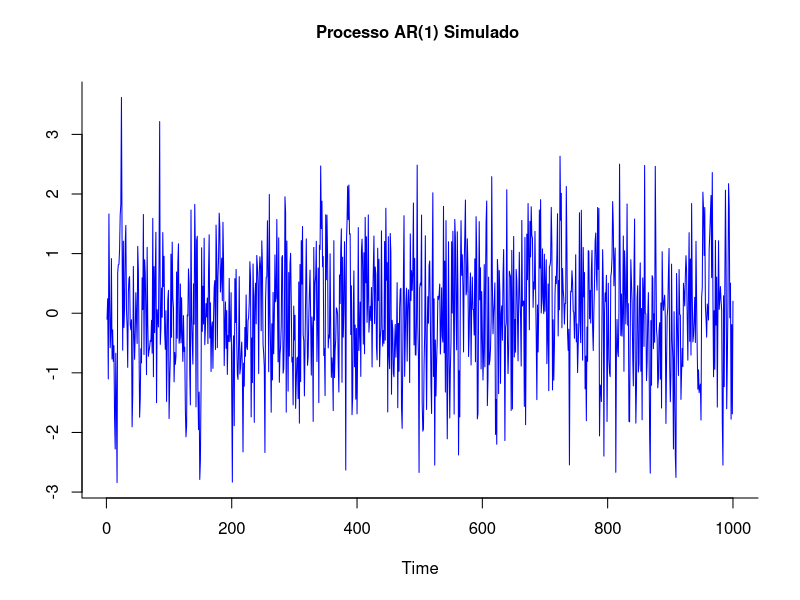
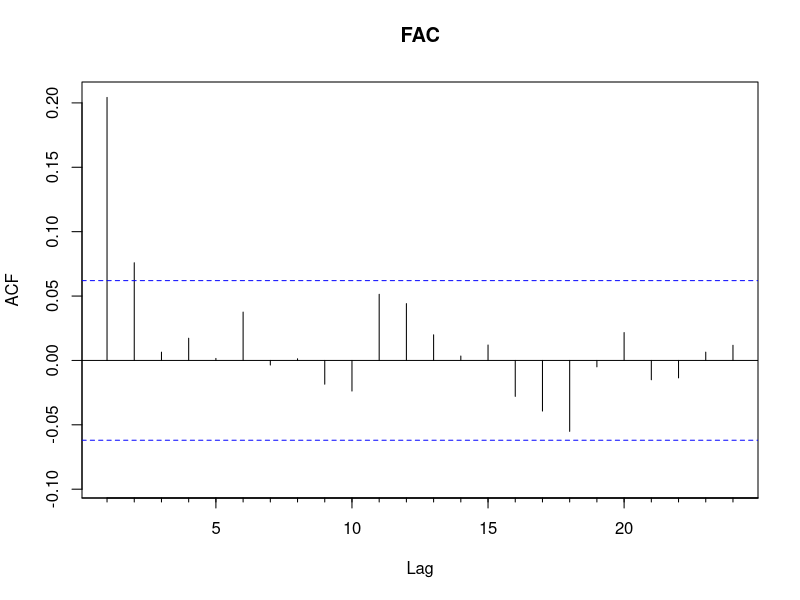
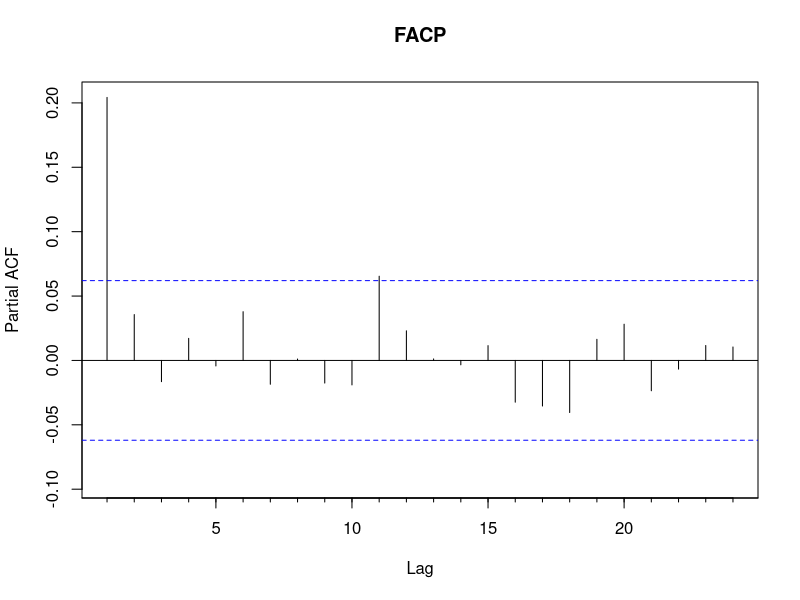
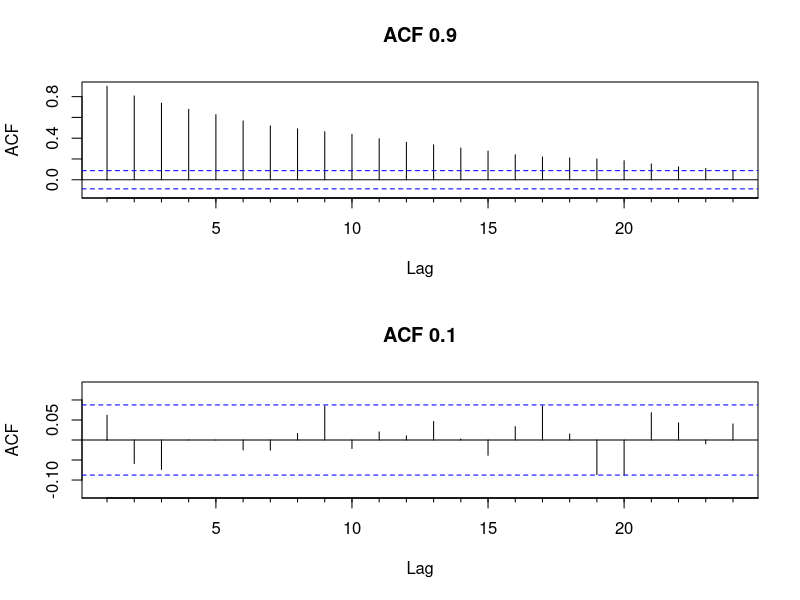
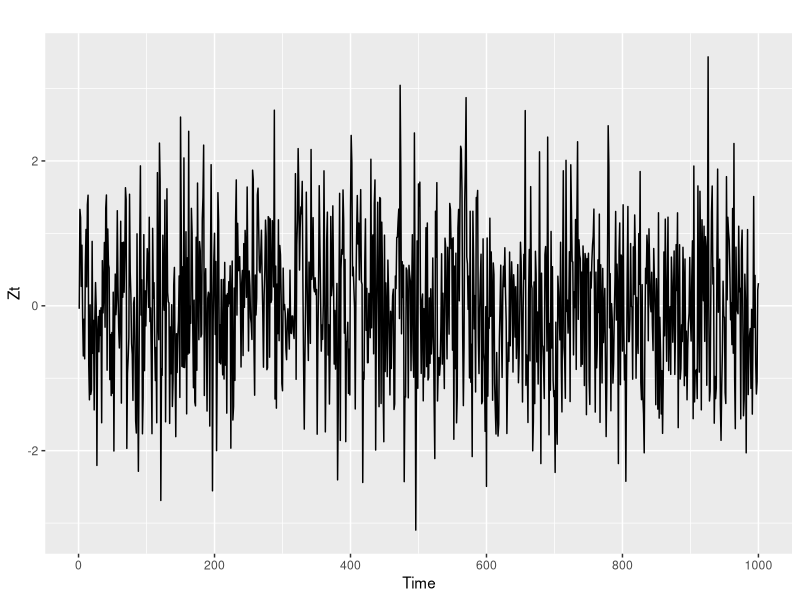
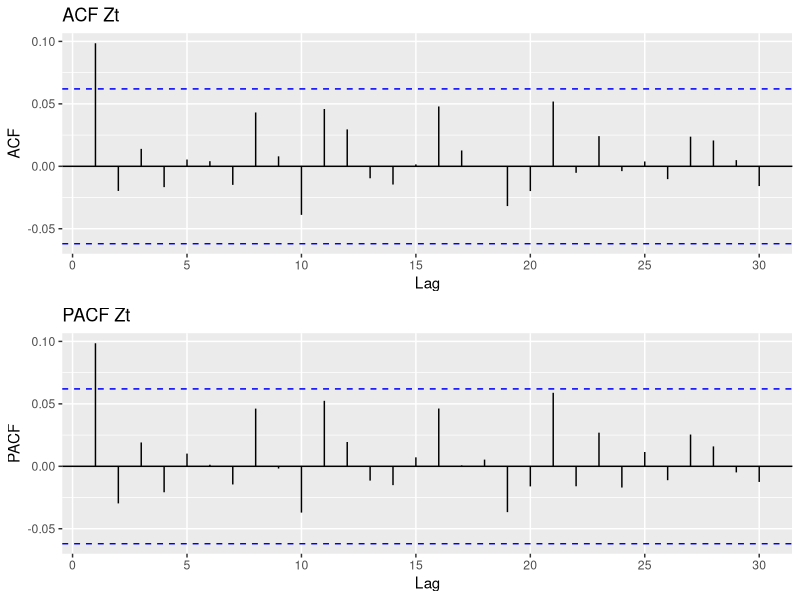
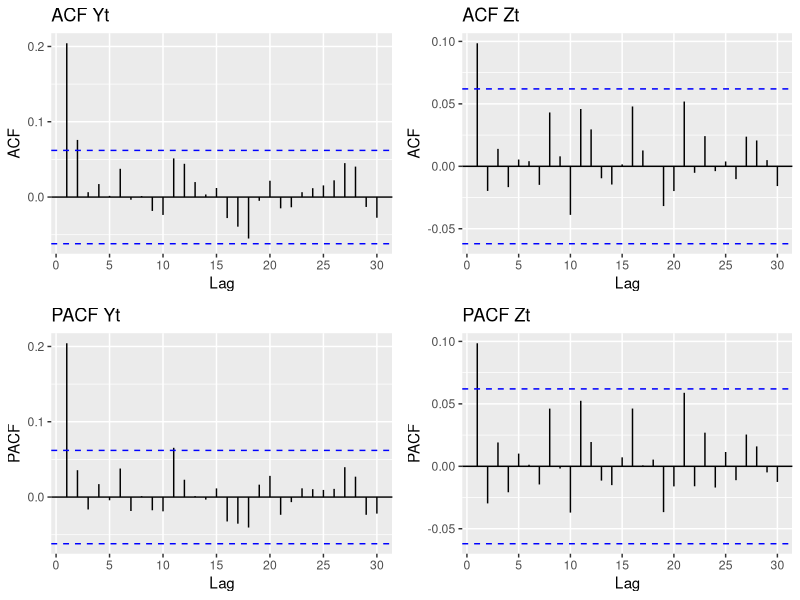
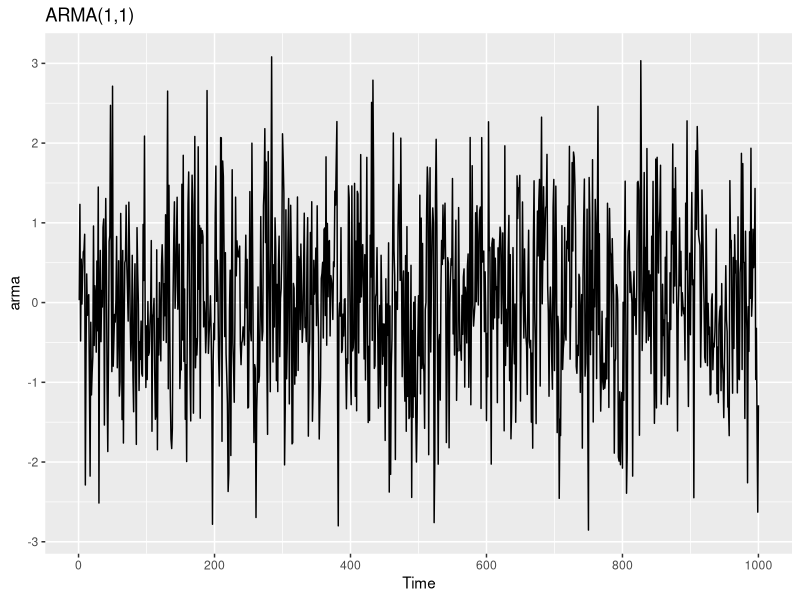

Recreate these plots in R, in order.
## ---- chunk 1
knitr::opts_chunk$set(
  echo       = TRUE,
  warning    = FALSE,
  message    = FALSE,
  fig.width  = 10, 
  fig.height = 7,
  fig.align  = "center",
  comment    = "#",
  size       = "normalsize"
  )

#Linhas precisam de ajuste semanal: 30, 104, 201, 204
## ---- chunk 2
#Direcionado o R para o Diretorio a ser trabalhado
setwd('C:/Users/Joao Ricardo Lima/Dropbox/tempecon/facape/econometria2')

#Limpa o Ambiente Global
rm(list=ls())

#Pacotes a serem usados
library(forecast) #necessario para o ACF e PACF
library(ggplot2)
library(stats)
library(gridExtra)# multiple grid-based plots on a page
## ---- chunk 3
#Inicio do Script
#Simulacao de um Processo AR (1)
Yt <- arima.sim(model=list(ar=0.20), n=1000)
#layout <- layout(matrix(c(1,1,2,3), nrow=2, ncol=2, byrow=T))
plot(Yt,
     lty=1, lwd=1,bty='l',
     main='',
     ylab='', col='blue')
mtext('Processo AR(1) Simulado ', side=3, line=2, font=2)
## ---- chunk 4
Acf(Yt, lag.max = 24, main='FAC')
Pacf(Yt, lag.max = 24, main='FACP')
Box.test(Yt, lag=20, type = "Ljung")
## ---- chunk 5
Xt <- arima.sim(model=list(ar=0.9), n=500)
Zt <- arima.sim(model=list(ar=0.1), n=500)
par(mfrow=c(2,1))

# FAC e FACp
Acf(Xt, lag.max = 24, main='ACF 0.9')
Acf(Zt, lag.max = 24, main='ACF 0.1')
## ---- chunk 6
Zt <- arima.sim(model=list(ma=0.1), n=1000)
autoplot(Zt)


# FAC e FACp
p1 <- ggAcf(Zt)+ggtitle('ACF Zt')
p2 <- ggPacf(Zt)+ggtitle('PACF Zt')
grid.arrange(p1, p2, ncol=1)
## ---- chunk 7
p1 <- ggAcf(Zt)+ggtitle('ACF Zt')
p2 <- ggPacf(Zt)+ggtitle('PACF Zt')
p3 <- ggAcf(Yt)+ggtitle('ACF Yt')
p4 <- ggPacf(Yt)+ggtitle('PACF Yt')
grid.arrange(p3, p1, p4, p2, ncol=2)
## ---- chunk 8
arma <- arima.sim(list(order = c(1,0,1), ar = 0.1, ma=0.1), n = 1000)
autoplot(arma)+ggtitle('ARMA(1,1)')
g1 <- autoplot(arma)+ggtitle('ARMA(1,1)')
g2 <- ggAcf(arma)+ggtitle('ACF')
g3 <- ggPacf(arma)+ggtitle('PACF')
grid.arrange(g1, g2, g3, ncol=1)
